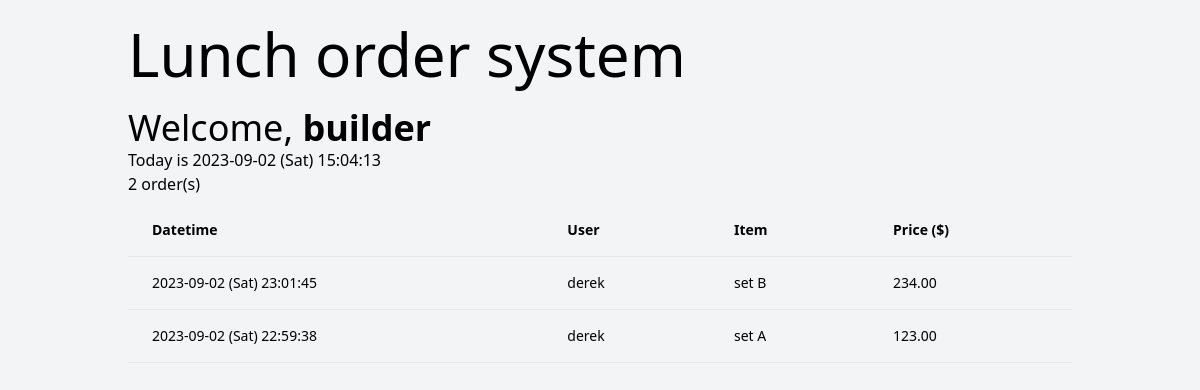
The page / on the database its author committed.
### tables this page shows
CREATE TABLE orders (
	id INTEGER NOT NULL, 
	datetime DATETIME NOT NULL, 
	user_id INTEGER, 
	description VARCHAR(255) NOT NULL, 
	price DECIMAL NOT NULL, 
	PRIMARY KEY (id), 
	FOREIGN KEY(user_id) REFERENCES users (id)
);

CREATE TABLE users (
	id INTEGER NOT NULL, 
	name VARCHAR(255) NOT NULL, 
	PRIMARY KEY (id), 
	UNIQUE (name)
);

### backend/app.py (the view)
@app.get("/", response_class=HTMLResponse)
async def home(*, request: Request) -> Response:
    now = dt.datetime.now()
    orders = get_orders_from_db(date=now.date())
    name = "index.html"
    context = {
        "request": request,
        "now": now,
        "username": getuser(),
        "orders": orders,
    }
    return templates.TemplateResponse(name=name, context=context)

### templates/index.html (shortened to what this page needs)
<html>
  <head>
    <link
      href="{{ url_for('static', path='/css/main.css') }}"
      rel="stylesheet"
    />
  </head>
  <body class="bg-gray-100">
    <div class="container mx-auto px-2 w-full md:w-4/5 xl:w-3/5">
      <h1 class="my-6 text-6xl">Lunch order system</h1>
      <h2 class="text-4xl">
        Welcome, <span class="font-extrabold">{{ username }}</span>
      </h2>
      <p>Today is {{ now|fmt_datetime }}</p>
      <p>{{ orders|length }} order(s)</p>
      <div
        class="flex flex-col overflow-x-auto sm:-mx-6 lg:-mx-8 min-w-full py-2 sm:px-6 lg:px-8 overflow-hidden"
      >
        <table class="min-w-full text-left text-sm font-light">
          <thead class="border-b font-medium dark:border-neutral-500">
            <tr>
              <th scope="col" class="px-6 py-4">Datetime</th>
              <th scope="col" class="px-6 py-4">User</th>
              <th scope="col" class="px-6 py-4">Item</th>
              <th scope="col" class="px-6 py-4">Price ($)</th>
            </tr>
          </thead>
          <tbody>
            {% for order in orders %}
            <tr class="border-b dark:border-neutral-500">
              <td class="whitespace-nowrap px-6 py-4">
                {{ order.datetime|fmt_datetime}}
              </td>
              <td class="whitespace-nowrap px-6 py-4 font-medium">
                {{ order.user }}
              </td>
              <td class="whitespace-nowrap px-6 py-4">
                {{ order.description }}
              </td>
              <td class="whitespace-nowrap px-6 py-4">
                {{ order.price|fmt_price }}
              </td>
            </tr>
            {% endfor %}
          </tbody>
        </table>
      </div>
    </div>
  </body>
</html>

### static/css/main.css (style rules this page uses)
html { line-height: 1.5; -webkit-text-size-adjust: 100%; -moz-tab-size: 4; -o-tab-size: 4; tab-size: 4; font-family: ui-sans-serif, system-ui, -apple-system, BlinkMacSystemFont, "Segoe UI", Roboto, "Helvetica Neue", Arial, "Noto Sans", sans-serif, "Apple Color Emoji", "Segoe UI Emoji", "Segoe UI Symbol", "Noto Color Emoji"; font-feature-settings: normal; font-variation-settings: normal; }
body { margin: 0; line-height: inherit; }
h1, h2, h3, h4, h5, h6 { font-size: inherit; font-weight: inherit; }
table { text-indent: 0; border-color: inherit; border-collapse: collapse; }
blockquote, dl, dd, h1, h2, h3, h4, h5, h6, hr, figure, p, pre { margin: 0; }
.container { width: 100%; }
@media (min-width: 640px) { .container { max-width: 640px; } }
@media (min-width: 768px) { .container { max-width: 768px; } }
@media (min-width: 1024px) { .container { max-width: 1024px; } }
.my-6 { margin-top: 1.5rem; margin-bottom: 1.5rem; }
.mx-auto { margin-left: auto; margin-right: auto; }
.flex { display: flex; }
.w-full { width: 100%; }
.min-w-full { min-width: 100%; }
.flex-col { flex-direction: column; }
.overflow-hidden { overflow: hidden; }
.overflow-x-auto { overflow-x: auto; }
.whitespace-nowrap { white-space: nowrap; }
.border-b { border-bottom-width: 1px; }
.bg-gray-100 { --tw-bg-opacity: 1; background-color: rgb(243 244 246 / var(--tw-bg-opacity)); }
.px-2 { padding-left: 0.5rem; padding-right: 0.5rem; }
.px-6 { padding-left: 1.5rem; padding-right: 1.5rem; }
.py-4 { padding-top: 1rem; padding-bottom: 1rem; }
.py-2 { padding-top: 0.5rem; padding-bottom: 0.5rem; }
.text-left { text-align: left; }
.text-4xl { font-size: 2.25rem; line-height: 2.5rem; }
.text-6xl { font-size: 3.75rem; line-height: 1; }
.text-sm { font-size: 0.875rem; line-height: 1.25rem; }
.font-extrabold { font-weight: 800; }
.font-medium { font-weight: 500; }
.font-light { font-weight: 300; }
@media (min-width: 640px) { .sm\:-mx-6 { margin-left: -1.5rem; margin-right: -1.5rem; } }
@media (min-width: 640px) { .sm\:px-6 { padding-left: 1.5rem; padding-right: 1.5rem; } }
@media (min-width: 768px) { .md\:w-4\/5 { width: 80%; } }
@media (min-width: 1024px) { .lg\:-mx-8 { margin-left: -2rem; margin-right: -2rem; } }
@media (min-width: 1024px) { .lg\:px-8 { padding-left: 2rem; padding-right: 2rem; } }

### rows shown on the page
orders: datetime|fmt_datetime "2023-09-02 (Sat) 23:01:45", user "derek", description "set B", price|fmt_price "234.00"
orders: datetime|fmt_datetime "2023-09-02 (Sat) 22:59:38", user "derek", description "set A", price|fmt_price "123.00"

### other values the page prints
{{ username }} "builder"
{{ now|fmt_datetime }} "2023-09-02 (Sat) 15:04:13"
{{ orders|length }} "2"
